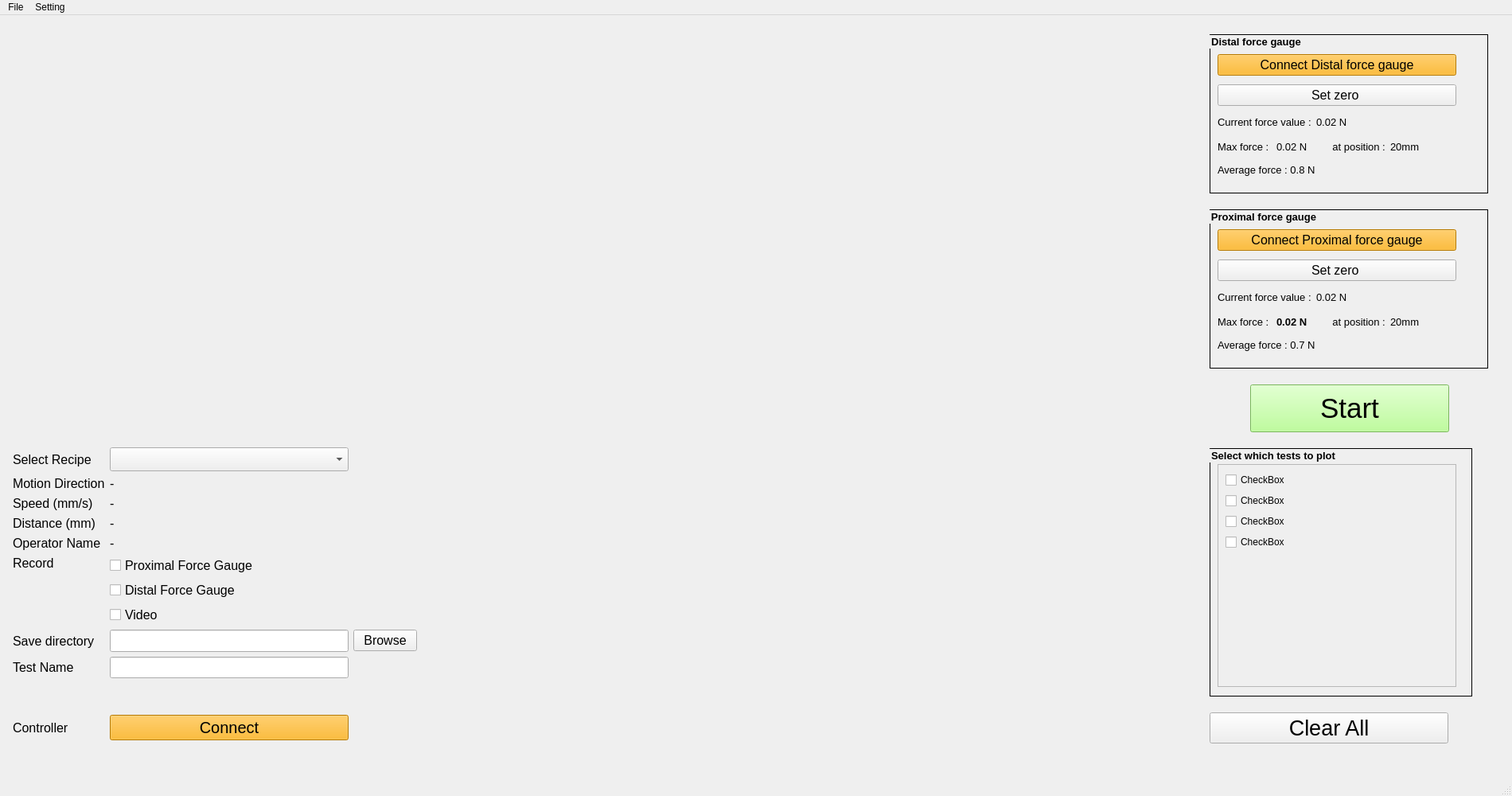
<?xml version="1.0" encoding="UTF-8"?>
<ui version="4.0">
 <class>MainWindow</class>
 <widget class="QMainWindow" name="MainWindow">
  <property name="geometry">
   <rect>
    <x>0</x>
    <y>0</y>
    <width>1900</width>
    <height>1000</height>
   </rect>
  </property>
  <property name="windowTitle">
   <string>SMT Software</string>
  </property>
  <widget class="QWidget" name="centralwidget">
   <widget class="QWidget" name="layoutWidget">
    <property name="geometry">
     <rect>
      <x>16</x>
      <y>10</y>
      <width>571</width>
      <height>921</height>
     </rect>
    </property>
    <layout class="QVBoxLayout" name="verticalLayout">
     <item>
      <spacer name="verticalSpacer_2">
       <property name="orientation">
        <enum>Qt::Vertical</enum>
       </property>
       <property name="sizeType">
        <enum>QSizePolicy::Expanding</enum>
       </property>
       <property name="sizeHint" stdset="0">
        <size>
         <width>20</width>
         <height>20</height>
        </size>
       </property>
      </spacer>
     </item>
     <item>
      <widget class="QLabel" name="smt_logo">
       <property name="maximumSize">
        <size>
         <width>300</width>
         <height>100</height>
        </size>
       </property>
       <property name="styleSheet">
        <string notr="true"/>
       </property>
       <property name="text">
        <string/>
       </property>
       <property name="pixmap">
        <pixmap>SMT_Logo.png</pixmap>
       </property>
       <property name="scaledContents">
        <bool>true</bool>
       </property>
       <property name="alignment">
        <set>Qt::AlignCenter</set>
       </property>
       <property name="wordWrap">
        <bool>false</bool>
       </property>
      </widget>
     </item>
     <item>
      <spacer name="verticalSpacer_3">
       <property name="orientation">
        <enum>Qt::Vertical</enum>
       </property>
       <property name="sizeType">
        <enum>QSizePolicy::Expanding</enum>
       </property>
       <property name="sizeHint" stdset="0">
        <size>
         <width>20</width>
         <height>40</height>
        </size>
       </property>
      </spacer>
     </item>
     <item>
      <layout class="QGridLayout" name="gridLayout">
       <item row="0" column="0" colspan="2">
        <layout class="QGridLayout" name="gridLayout_3" rowstretch="0,0,0,0,0,0,0,0,0,0,0">
         <property name="spacing">
          <number>6</number>
         </property>
         <item row="5" column="2">
          <spacer name="horizontalSpacer_5">
           <property name="orientation">
            <enum>Qt::Horizontal</enum>
           </property>
           <property name="sizeHint" stdset="0">
            <size>
             <width>40</width>
             <height>20</height>
            </size>
           </property>
          </spacer>
         </item>
         <item row="10" column="0" colspan="3">
          <layout class="QHBoxLayout" name="horizontalLayout_4">
           <item>
            <spacer name="horizontalSpacer">
             <property name="orientation">
              <enum>Qt::Horizontal</enum>
             </property>
             <property name="sizeHint" stdset="0">
              <size>
               <width>40</width>
               <height>20</height>
              </size>
             </property>
            </spacer>
           </item>
          </layout>
         </item>
         <item row="5" column="0">
          <widget class="QLabel" name="record_Label">
           <property name="font">
            <font>
             <pointsize>12</pointsize>
            </font>
           </property>
           <property name="text">
            <string>Record</string>
           </property>
           <property name="alignment">
            <set>Qt::AlignLeading|Qt::AlignLeft|Qt::AlignTop</set>
           </property>
          </widget>
         </item>
         <item row="3" column="0">
          <widget class="QLabel" name="distance_Label">
           <property name="font">
            <font>
             <pointsize>12</pointsize>
            </font>
           </property>
           <property name="text">
            <string>Distance (mm)</string>
           </property>
          </widget>
         </item>
         <item row="6" column="1">
          <widget class="QLineEdit" name="save_directory_LineEdit">
           <property name="sizePolicy">
            <sizepolicy hsizetype="Fixed" vsizetype="Fixed">
             <horstretch>0</horstretch>
             <verstretch>0</verstretch>
            </sizepolicy>
           </property>
           <property name="minimumSize">
            <size>
             <width>300</width>
             <height>28</height>
            </size>
           </property>
           <property name="font">
            <font>
             <pointsize>12</pointsize>
            </font>
           </property>
          </widget>
         </item>
         <item row="2" column="0">
          <widget class="QLabel" name="speed_Label">
           <property name="font">
            <font>
             <pointsize>12</pointsize>
            </font>
           </property>
           <property name="text">
            <string>Speed (mm/s)</string>
           </property>
          </widget>
         </item>
         <item row="0" column="0">
          <widget class="QLabel" name="select_recipe_Label">
           <property name="font">
            <font>
             <pointsize>12</pointsize>
            </font>
           </property>
           <property name="text">
            <string>Select Recipe</string>
           </property>
          </widget>
         </item>
         <item row="7" column="1">
          <widget class="QLineEdit" name="test_name_LineEdit">
           <property name="sizePolicy">
            <sizepolicy hsizetype="Fixed" vsizetype="Fixed">
             <horstretch>0</horstretch>
             <verstretch>0</verstretch>
            </sizepolicy>
           </property>
           <property name="minimumSize">
            <size>
             <width>300</width>
             <height>0</height>
            </size>
           </property>
           <property name="font">
            <font>
             <pointsize>12</pointsize>
            </font>
           </property>
          </widget>
         </item>
         <item row="7" column="0">
          <widget class="QLabel" name="test_name_Label">
           <property name="font">
            <font>
             <pointsize>12</pointsize>
            </font>
           </property>
           <property name="text">
            <string>Test Name</string>
           </property>
          </widget>
         </item>
         <item row="6" column="0">
          <widget class="QLabel" name="save_directory_Label">
           <property name="sizePolicy">
            <sizepolicy hsizetype="Preferred" vsizetype="Preferred">
             <horstretch>0</horstretch>
             <verstretch>0</verstretch>
            </sizepolicy>
           </property>
           <property name="font">
            <font>
             <pointsize>12</pointsize>
            </font>
           </property>
           <property name="text">
            <string>Save directory</string>
           </property>
          </widget>
         </item>
         <item row="6" column="2">
          <widget class="QPushButton" name="browse_directory">
           <property name="sizePolicy">
            <sizepolicy hsizetype="Fixed" vsizetype="Fixed">
             <horstretch>0</horstretch>
             <verstretch>0</verstretch>
            </sizepolicy>
           </property>
           <property name="font">
            <font>
             <pointsize>12</pointsize>
            </font>
           </property>
           <property name="text">
            <string>Browse</string>
           </property>
          </widget>
         </item>
         <item row="5" column="1">
          <layout class="QVBoxLayout" name="verticalLayout_4">
           <item>
            <widget class="QCheckBox" name="record_proximal_force_gauge">
             <property name="font">
              <font>
               <pointsize>12</pointsize>
              </font>
             </property>
             <property name="text">
              <string>Proximal Force Gauge</string>
             </property>
            </widget>
           </item>
           <item>
            <widget class="QCheckBox" name="record_distal_force_gauge">
             <property name="font">
              <font>
               <pointsize>12</pointsize>
              </font>
             </property>
             <property name="text">
              <string>Distal Force Gauge</string>
             </property>
            </widget>
           </item>
           <item>
            <widget class="QCheckBox" name="record_video">
             <property name="font">
              <font>
               <pointsize>12</pointsize>
              </font>
             </property>
             <property name="text">
              <string>Video</string>
             </property>
            </widget>
           </item>
          </layout>
         </item>
         <item row="0" column="1">
          <widget class="QComboBox" name="select_recipe_comboBox">
           <property name="sizePolicy">
            <sizepolicy hsizetype="Preferred" vsizetype="Preferred">
             <horstretch>0</horstretch>
             <verstretch>0</verstretch>
            </sizepolicy>
           </property>
           <property name="minimumSize">
            <size>
             <width>0</width>
             <height>30</height>
            </size>
           </property>
          </widget>
         </item>
         <item row="2" column="1">
          <widget class="QLabel" name="speed_value_Label">
           <property name="font">
            <font>
             <pointsize>12</pointsize>
            </font>
           </property>
           <property name="text">
            <string>-</string>
           </property>
          </widget>
         </item>
         <item row="8" column="1">
          <spacer name="verticalSpacer">
           <property name="orientation">
            <enum>Qt::Vertical</enum>
           </property>
           <property name="sizeType">
            <enum>QSizePolicy::Expanding</enum>
           </property>
           <property name="sizeHint" stdset="0">
            <size>
             <width>20</width>
             <height>40</height>
            </size>
           </property>
          </spacer>
         </item>
         <item row="4" column="0">
          <widget class="QLabel" name="operator_name_Label">
           <property name="font">
            <font>
             <pointsize>12</pointsize>
            </font>
           </property>
           <property name="text">
            <string>Operator Name</string>
           </property>
          </widget>
         </item>
         <item row="3" column="1">
          <widget class="QLabel" name="distance_value_Label">
           <property name="font">
            <font>
             <pointsize>12</pointsize>
            </font>
           </property>
           <property name="text">
            <string>-</string>
           </property>
          </widget>
         </item>
         <item row="1" column="0">
          <widget class="QLabel" name="motion_direction_Label">
           <property name="font">
            <font>
             <pointsize>12</pointsize>
            </font>
           </property>
           <property name="text">
            <string>Motion Direction</string>
           </property>
          </widget>
         </item>
         <item row="4" column="1">
          <widget class="QLabel" name="operator_name_value_Label">
           <property name="font">
            <font>
             <pointsize>12</pointsize>
            </font>
           </property>
           <property name="text">
            <string>-</string>
           </property>
          </widget>
         </item>
         <item row="1" column="1">
          <widget class="QLabel" name="motion_direction_value_Label">
           <property name="font">
            <font>
             <pointsize>12</pointsize>
            </font>
           </property>
           <property name="text">
            <string>-</string>
           </property>
          </widget>
         </item>
         <item row="9" column="1">
          <widget class="QPushButton" name="Arduino_start_stop_PB">
           <property name="sizePolicy">
            <sizepolicy hsizetype="Preferred" vsizetype="Preferred">
             <horstretch>0</horstretch>
             <verstretch>2</verstretch>
            </sizepolicy>
           </property>
           <property name="minimumSize">
            <size>
             <width>250</width>
             <height>30</height>
            </size>
           </property>
           <property name="maximumSize">
            <size>
             <width>400</width>
             <height>40</height>
            </size>
           </property>
           <property name="font">
            <font>
             <pointsize>15</pointsize>
             <weight>50</weight>
             <bold>false</bold>
            </font>
           </property>
           <property name="layoutDirection">
            <enum>Qt::LeftToRight</enum>
           </property>
           <property name="styleSheet">
            <string notr="true">background-color: rgb(255, 170, 0);</string>
           </property>
           <property name="text">
            <string>Connect</string>
           </property>
          </widget>
         </item>
         <item row="9" column="0">
          <widget class="QLabel" name="Arduino_Label">
           <property name="font">
            <font>
             <pointsize>12</pointsize>
            </font>
           </property>
           <property name="text">
            <string>Controller</string>
           </property>
          </widget>
         </item>
         <item row="9" column="2">
          <layout class="QVBoxLayout" name="graphing_layout_2"/>
         </item>
        </layout>
       </item>
      </layout>
     </item>
    </layout>
   </widget>
   <widget class="QWidget" name="layoutWidget_2">
    <property name="geometry">
     <rect>
      <x>600</x>
      <y>10</y>
      <width>901</width>
      <height>921</height>
     </rect>
    </property>
    <layout class="QVBoxLayout" name="graphing_layout_3"/>
   </widget>
   <widget class="QWidget" name="layoutWidget_3">
    <property name="geometry">
     <rect>
      <x>1520</x>
      <y>10</y>
      <width>352</width>
      <height>921</height>
     </rect>
    </property>
    <layout class="QVBoxLayout" name="verticalLayout_6">
     <item>
      <widget class="QGroupBox" name="distal_force_gauge_groupbox">
       <property name="sizePolicy">
        <sizepolicy hsizetype="Fixed" vsizetype="Fixed">
         <horstretch>0</horstretch>
         <verstretch>0</verstretch>
        </sizepolicy>
       </property>
       <property name="minimumSize">
        <size>
         <width>350</width>
         <height>200</height>
        </size>
       </property>
       <property name="font">
        <font>
         <pointsize>10</pointsize>
         <weight>75</weight>
         <bold>true</bold>
        </font>
       </property>
       <property name="styleSheet">
        <string notr="true">QGroupBox { border: 1px solid black;}</string>
       </property>
       <property name="title">
        <string>Distal force gauge</string>
       </property>
       <widget class="QWidget" name="layoutWidget_7">
        <property name="geometry">
         <rect>
          <x>10</x>
          <y>20</y>
          <width>349</width>
          <height>163</height>
         </rect>
        </property>
        <layout class="QVBoxLayout" name="verticalLayout_8">
         <item>
          <widget class="QPushButton" name="connect_distal_force_gauge_PB">
           <property name="sizePolicy">
            <sizepolicy hsizetype="Fixed" vsizetype="Fixed">
             <horstretch>0</horstretch>
             <verstretch>0</verstretch>
            </sizepolicy>
           </property>
           <property name="minimumSize">
            <size>
             <width>300</width>
             <height>0</height>
            </size>
           </property>
           <property name="font">
            <font>
             <pointsize>12</pointsize>
            </font>
           </property>
           <property name="styleSheet">
            <string notr="true">background-color: rgb(255, 170, 0);</string>
           </property>
           <property name="text">
            <string>Connect Distal force gauge</string>
           </property>
          </widget>
         </item>
         <item>
          <widget class="QPushButton" name="set_distal_zero_PB">
           <property name="sizePolicy">
            <sizepolicy hsizetype="Fixed" vsizetype="Fixed">
             <horstretch>0</horstretch>
             <verstretch>0</verstretch>
            </sizepolicy>
           </property>
           <property name="minimumSize">
            <size>
             <width>300</width>
             <height>0</height>
            </size>
           </property>
           <property name="font">
            <font>
             <pointsize>12</pointsize>
            </font>
           </property>
           <property name="text">
            <string>Set zero </string>
           </property>
          </widget>
         </item>
         <item>
          <layout class="QHBoxLayout" name="horizontalLayout_7">
           <item alignment="Qt::AlignLeft">
            <widget class="QLabel" name="distal_force_value_Label">
             <property name="sizePolicy">
              <sizepolicy hsizetype="Fixed" vsizetype="Fixed">
               <horstretch>0</horstretch>
               <verstretch>0</verstretch>
              </sizepolicy>
             </property>
             <property name="font">
              <font>
               <pointsize>10</pointsize>
              </font>
             </property>
             <property name="text">
              <string>Current force value :</string>
             </property>
            </widget>
           </item>
           <item>
            <widget class="QLabel" name="distal_current_force_value_Label">
             <property name="sizePolicy">
              <sizepolicy hsizetype="Fixed" vsizetype="Fixed">
               <horstretch>0</horstretch>
               <verstretch>0</verstretch>
              </sizepolicy>
             </property>
             <property name="minimumSize">
              <size>
               <width>50</width>
               <height>0</height>
              </size>
             </property>
             <property name="font">
              <font>
               <pointsize>10</pointsize>
              </font>
             </property>
             <property name="text">
              <string>0.02 N</string>
             </property>
            </widget>
           </item>
           <item>
            <spacer name="horizontalSpacer_4">
             <property name="orientation">
              <enum>Qt::Horizontal</enum>
             </property>
             <property name="sizeHint" stdset="0">
              <size>
               <width>40</width>
               <height>20</height>
              </size>
             </property>
            </spacer>
           </item>
          </layout>
         </item>
         <item>
          <layout class="QHBoxLayout" name="horizontalLayout_10">
           <item>
            <widget class="QLabel" name="distal_maximum_force_Label">
             <property name="sizePolicy">
              <sizepolicy hsizetype="Fixed" vsizetype="Fixed">
               <horstretch>0</horstretch>
               <verstretch>0</verstretch>
              </sizepolicy>
             </property>
             <property name="font">
              <font>
               <pointsize>10</pointsize>
              </font>
             </property>
             <property name="text">
              <string>Max force : </string>
             </property>
            </widget>
           </item>
           <item>
            <widget class="QLabel" name="distal_maximum_force_value_Label">
             <property name="sizePolicy">
              <sizepolicy hsizetype="Fixed" vsizetype="Fixed">
               <horstretch>0</horstretch>
               <verstretch>0</verstretch>
              </sizepolicy>
             </property>
             <property name="minimumSize">
              <size>
               <width>50</width>
               <height>0</height>
              </size>
             </property>
             <property name="font">
              <font>
               <pointsize>10</pointsize>
              </font>
             </property>
             <property name="text">
              <string>0.02 N</string>
             </property>
            </widget>
           </item>
           <item>
            <widget class="QLabel" name="distal_maximum_force_position_Label">
             <property name="sizePolicy">
              <sizepolicy hsizetype="Fixed" vsizetype="Fixed">
               <horstretch>0</horstretch>
               <verstretch>0</verstretch>
              </sizepolicy>
             </property>
             <property name="font">
              <font>
               <pointsize>10</pointsize>
              </font>
             </property>
             <property name="text">
              <string>    at position :</string>
             </property>
            </widget>
           </item>
           <item>
            <widget class="QLabel" name="distal_maximum_force_position_value_Label">
             <property name="sizePolicy">
              <sizepolicy hsizetype="Fixed" vsizetype="Fixed">
               <horstretch>0</horstretch>
               <verstretch>0</verstretch>
              </sizepolicy>
             </property>
             <property name="minimumSize">
              <size>
               <width>50</width>
               <height>0</height>
              </size>
             </property>
             <property name="font">
              <font>
               <pointsize>10</pointsize>
              </font>
             </property>
             <property name="text">
              <string>20mm</string>
             </property>
            </widget>
           </item>
           <item>
            <spacer name="horizontalSpacer_6">
             <property name="orientation">
              <enum>Qt::Horizontal</enum>
             </property>
             <property name="sizeHint" stdset="0">
              <size>
               <width>40</width>
               <height>20</height>
              </size>
             </property>
            </spacer>
           </item>
          </layout>
         </item>
         <item>
          <widget class="QLabel" name="distal_average_force_Label">
           <property name="sizePolicy">
            <sizepolicy hsizetype="Fixed" vsizetype="Fixed">
             <horstretch>0</horstretch>
             <verstretch>0</verstretch>
            </sizepolicy>
           </property>
           <property name="font">
            <font>
             <pointsize>10</pointsize>
            </font>
           </property>
           <property name="text">
            <string>Average force : 0.8 N</string>
           </property>
          </widget>
         </item>
        </layout>
       </widget>
      </widget>
     </item>
     <item>
      <widget class="QGroupBox" name="proximal_force_gauge_groupbox">
       <property name="sizePolicy">
        <sizepolicy hsizetype="Fixed" vsizetype="Fixed">
         <horstretch>0</horstretch>
         <verstretch>0</verstretch>
        </sizepolicy>
       </property>
       <property name="minimumSize">
        <size>
         <width>350</width>
         <height>200</height>
        </size>
       </property>
       <property name="font">
        <font>
         <pointsize>10</pointsize>
         <weight>75</weight>
         <bold>true</bold>
        </font>
       </property>
       <property name="styleSheet">
        <string notr="true">QGroupBox { border: 1px solid black;}</string>
       </property>
       <property name="title">
        <string>Proximal force gauge</string>
       </property>
       <widget class="QWidget" name="layoutWidget_6">
        <property name="geometry">
         <rect>
          <x>10</x>
          <y>20</y>
          <width>421</width>
          <height>164</height>
         </rect>
        </property>
        <layout class="QVBoxLayout" name="verticalLayout_5">
         <item>
          <widget class="QPushButton" name="connect_proximal_force_gauge_PB">
           <property name="sizePolicy">
            <sizepolicy hsizetype="Fixed" vsizetype="Fixed">
             <horstretch>0</horstretch>
             <verstretch>0</verstretch>
            </sizepolicy>
           </property>
           <property name="minimumSize">
            <size>
             <width>300</width>
             <height>0</height>
            </size>
           </property>
           <property name="font">
            <font>
             <pointsize>12</pointsize>
            </font>
           </property>
           <property name="styleSheet">
            <string notr="true">background-color: rgb(255, 170, 0);</string>
           </property>
           <property name="text">
            <string>Connect Proximal force gauge</string>
           </property>
          </widget>
         </item>
         <item>
          <widget class="QPushButton" name="set_proximal_zero_PB">
           <property name="sizePolicy">
            <sizepolicy hsizetype="Fixed" vsizetype="Fixed">
             <horstretch>0</horstretch>
             <verstretch>0</verstretch>
            </sizepolicy>
           </property>
           <property name="minimumSize">
            <size>
             <width>300</width>
             <height>0</height>
            </size>
           </property>
           <property name="font">
            <font>
             <pointsize>12</pointsize>
            </font>
           </property>
           <property name="text">
            <string>Set zero </string>
           </property>
          </widget>
         </item>
         <item>
          <layout class="QHBoxLayout" name="horizontalLayout_2">
           <item alignment="Qt::AlignLeft">
            <widget class="QLabel" name="proximal_force_value_Label">
             <property name="sizePolicy">
              <sizepolicy hsizetype="Fixed" vsizetype="Fixed">
               <horstretch>0</horstretch>
               <verstretch>0</verstretch>
              </sizepolicy>
             </property>
             <property name="font">
              <font>
               <pointsize>10</pointsize>
              </font>
             </property>
             <property name="text">
              <string>Current force value :</string>
             </property>
            </widget>
           </item>
           <item>
            <widget class="QLabel" name="proximal_current_force_value_Label">
             <property name="sizePolicy">
              <sizepolicy hsizetype="Fixed" vsizetype="Fixed">
               <horstretch>0</horstretch>
               <verstretch>0</verstretch>
              </sizepolicy>
             </property>
             <property name="minimumSize">
              <size>
               <width>50</width>
               <height>0</height>
              </size>
             </property>
             <property name="font">
              <font>
               <pointsize>10</pointsize>
              </font>
             </property>
             <property name="text">
              <string>0.02 N</string>
             </property>
            </widget>
           </item>
           <item>
            <spacer name="horizontalSpacer_3">
             <property name="orientation">
              <enum>Qt::Horizontal</enum>
             </property>
             <property name="sizeHint" stdset="0">
              <size>
               <width>40</width>
               <height>20</height>
              </size>
             </property>
            </spacer>
           </item>
          </layout>
         </item>
         <item>
          <layout class="QHBoxLayout" name="horizontalLayout_11">
           <item>
            <widget class="QLabel" name="proximal_maximum_force_Label">
             <property name="sizePolicy">
              <sizepolicy hsizetype="Fixed" vsizetype="Fixed">
               <horstretch>0</horstretch>
               <verstretch>0</verstretch>
              </sizepolicy>
             </property>
             <property name="font">
              <font>
               <pointsize>10</pointsize>
              </font>
             </property>
             <property name="text">
              <string>Max force : </string>
             </property>
            </widget>
           </item>
           <item>
            <widget class="QLabel" name="proximal_maximum_force_value_Label">
             <property name="sizePolicy">
              <sizepolicy hsizetype="Fixed" vsizetype="Fixed">
               <horstretch>0</horstretch>
               <verstretch>0</verstretch>
              </sizepolicy>
             </property>
             <property name="minimumSize">
              <size>
               <width>50</width>
               <height>0</height>
              </size>
             </property>
             <property name="font">
              <font>
               <pointsize>10</pointsize>
               <weight>75</weight>
               <bold>true</bold>
              </font>
             </property>
             <property name="text">
              <string>0.02 N</string>
             </property>
            </widget>
           </item>
           <item>
            <widget class="QLabel" name="proximal_maximum_force_position_Label">
             <property name="sizePolicy">
              <sizepolicy hsizetype="Fixed" vsizetype="Fixed">
               <horstretch>0</horstretch>
               <verstretch>0</verstretch>
              </sizepolicy>
             </property>
             <property name="font">
              <font>
               <pointsize>10</pointsize>
              </font>
             </property>
             <property name="text">
              <string>    at position :</string>
             </property>
            </widget>
           </item>
           <item>
            <widget class="QLabel" name="proximal_maximum_force_position_value_Label">
             <property name="sizePolicy">
              <sizepolicy hsizetype="Fixed" vsizetype="Fixed">
               <horstretch>0</horstretch>
               <verstretch>0</verstretch>
              </sizepolicy>
             </property>
             <property name="minimumSize">
              <size>
               <width>50</width>
               <height>0</height>
              </size>
             </property>
             <property name="font">
              <font>
               <pointsize>10</pointsize>
              </font>
             </property>
             <property name="text">
              <string>20mm</string>
             </property>
            </widget>
           </item>
           <item>
            <spacer name="horizontalSpacer_7">
             <property name="orientation">
              <enum>Qt::Horizontal</enum>
             </property>
             <property name="sizeHint" stdset="0">
              <size>
               <width>40</width>
               <height>20</height>
              </size>
             </property>
            </spacer>
           </item>
          </layout>
         </item>
         <item>
          <widget class="QLabel" name="proximal_average_force_Label">
           <property name="sizePolicy">
            <sizepolicy hsizetype="Fixed" vsizetype="Fixed">
             <horstretch>0</horstretch>
             <verstretch>0</verstretch>
            </sizepolicy>
           </property>
           <property name="font">
            <font>
             <pointsize>10</pointsize>
            </font>
           </property>
           <property name="text">
            <string>Average force : 0.7 N</string>
           </property>
          </widget>
         </item>
        </layout>
       </widget>
      </widget>
     </item>
     <item alignment="Qt::AlignHCenter">
      <widget class="QPushButton" name="start_test_PB">
       <property name="sizePolicy">
        <sizepolicy hsizetype="Fixed" vsizetype="Fixed">
         <horstretch>0</horstretch>
         <verstretch>2</verstretch>
        </sizepolicy>
       </property>
       <property name="minimumSize">
        <size>
         <width>250</width>
         <height>60</height>
        </size>
       </property>
       <property name="font">
        <font>
         <pointsize>26</pointsize>
        </font>
       </property>
       <property name="layoutDirection">
        <enum>Qt::LeftToRight</enum>
       </property>
       <property name="styleSheet">
        <string notr="true">background-color: rgb(170, 255, 127);</string>
       </property>
       <property name="text">
        <string>Start</string>
       </property>
      </widget>
     </item>
     <item>
      <widget class="QGroupBox" name="all_test_data">
       <property name="sizePolicy">
        <sizepolicy hsizetype="Fixed" vsizetype="Fixed">
         <horstretch>0</horstretch>
         <verstretch>0</verstretch>
        </sizepolicy>
       </property>
       <property name="minimumSize">
        <size>
         <width>330</width>
         <height>312</height>
        </size>
       </property>
       <property name="font">
        <font>
         <pointsize>10</pointsize>
         <weight>75</weight>
         <bold>true</bold>
        </font>
       </property>
       <property name="styleSheet">
        <string notr="true">QGroupBox { border: 1px solid black;}</string>
       </property>
       <property name="title">
        <string>Select which tests to plot</string>
       </property>
       <widget class="QScrollArea" name="scrollArea">
        <property name="geometry">
         <rect>
          <x>10</x>
          <y>20</y>
          <width>300</width>
          <height>280</height>
         </rect>
        </property>
        <property name="sizePolicy">
         <sizepolicy hsizetype="Fixed" vsizetype="Fixed">
          <horstretch>0</horstretch>
          <verstretch>0</verstretch>
         </sizepolicy>
        </property>
        <property name="minimumSize">
         <size>
          <width>300</width>
          <height>50</height>
         </size>
        </property>
        <property name="widgetResizable">
         <bool>true</bool>
        </property>
        <widget class="QWidget" name="scrollAreaWidgetContents">
         <property name="geometry">
          <rect>
           <x>0</x>
           <y>0</y>
           <width>298</width>
           <height>278</height>
          </rect>
         </property>
         <layout class="QVBoxLayout" name="verticalLayout_7">
          <item>
           <widget class="QCheckBox" name="checkBox">
            <property name="text">
             <string>CheckBox</string>
            </property>
           </widget>
          </item>
          <item>
           <widget class="QCheckBox" name="checkBox_11">
            <property name="text">
             <string>CheckBox</string>
            </property>
           </widget>
          </item>
          <item>
           <widget class="QCheckBox" name="checkBox_2">
            <property name="text">
             <string>CheckBox</string>
            </property>
           </widget>
          </item>
          <item>
           <widget class="QCheckBox" name="checkBox_10">
            <property name="text">
             <string>CheckBox</string>
            </property>
           </widget>
          </item>
          <item>
           <spacer name="checkbox_spacer">
            <property name="orientation">
             <enum>Qt::Vertical</enum>
            </property>
            <property name="sizeHint" stdset="0">
             <size>
              <width>20</width>
              <height>40</height>
             </size>
            </property>
           </spacer>
          </item>
         </layout>
        </widget>
       </widget>
      </widget>
     </item>
     <item>
      <widget class="QPushButton" name="clear_all_button_PB">
       <property name="sizePolicy">
        <sizepolicy hsizetype="Fixed" vsizetype="Fixed">
         <horstretch>0</horstretch>
         <verstretch>0</verstretch>
        </sizepolicy>
       </property>
       <property name="minimumSize">
        <size>
         <width>300</width>
         <height>0</height>
        </size>
       </property>
       <property name="font">
        <font>
         <pointsize>20</pointsize>
        </font>
       </property>
       <property name="text">
        <string>Clear All</string>
       </property>
      </widget>
     </item>
    </layout>
   </widget>
  </widget>
  <widget class="QMenuBar" name="menubar">
   <property name="geometry">
    <rect>
     <x>0</x>
     <y>0</y>
     <width>1900</width>
     <height>21</height>
    </rect>
   </property>
   <widget class="QMenu" name="menuFile">
    <property name="title">
     <string>File</string>
    </property>
    <addaction name="actionExport"/>
    <addaction name="actionImport"/>
   </widget>
   <widget class="QMenu" name="menuSetting">
    <property name="title">
     <string>Setting</string>
    </property>
    <addaction name="actionParameters"/>
   </widget>
   <addaction name="menuFile"/>
   <addaction name="menuSetting"/>
  </widget>
  <widget class="QStatusBar" name="statusbar"/>
  <action name="actionExport">
   <property name="text">
    <string>Export</string>
   </property>
  </action>
  <action name="actionImport">
   <property name="text">
    <string>Import</string>
   </property>
  </action>
  <action name="actionParameters">
   <property name="text">
    <string>Parameters</string>
   </property>
  </action>
 </widget>
 <resources/>
 <connections/>
</ui>
